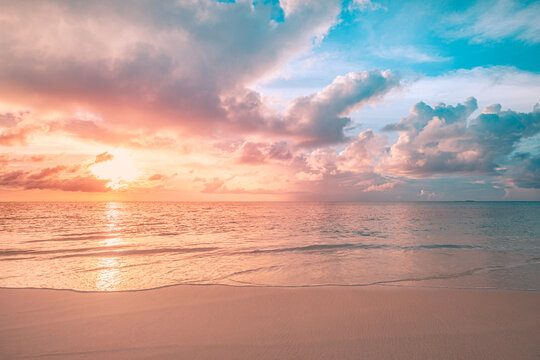
#> input picture reference.jpg, 540 x 360 px
$ python -i app.py   (imports and definitions only)
#> lines starting #> are read from the running program, lines starting #| are printed output that depends on the picture; after the words box and inside, x2 and y2 are one past the last pixel; in counts of white or black regions, pixels touching at a corner belong together
#> further down, picture is the input picture: shape (360, 540, 3); mean B, G, R 151.2, 158.3, 182.3
"""
Color Match Streamlit App
Batch image processing with reference image color matching
"""

import streamlit as st
import cv2
import numpy as np
from pathlib import Path
import json
import time
import shutil

# Configuration
INPUT_DIR = Path("input")
OUTPUT_DIR = Path("output")
REFERENCES_DIR = Path("references")

# [9 lines not run here, left out]


# =============================================================================
# COLOR MATCHING FUNCTIONS (from main.py)
# =============================================================================

# [51 lines left out: functions extract_color_profile, apply_color_profile, not called in this run]


def remove_orange(image, hue_min=5, hue_max=25, blur_size=11, chroma_strength=0.85):
    """
    Remove orange tones by desaturating them in HSV space.
    This reduces orange energy instead of spreading it.
    """
#> called with hue_min = 5, hue_max = 25, blur_size = 11, chroma_strength = 0.85
    hsv = cv2.cvtColor(image, cv2.COLOR_BGR2HSV).astype(np.float32)
    h, s, v = cv2.split(hsv)
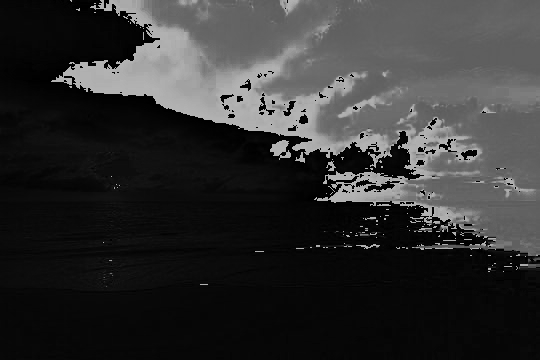
#> h: shape (360, 540) float32; min 0, max 179, mean 50
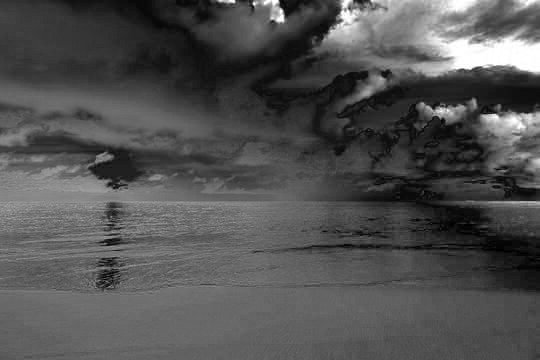
#> s: shape (360, 540) float32; min 0, max 255, mean 81.2
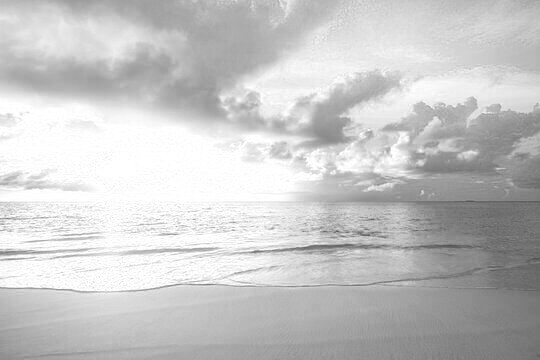
#> v: shape (360, 540) float32; min 81, max 255, mean 198.8

    # Detect orange in HSV (lighting invariant)
    mask_orange = cv2.inRange(h.astype(np.uint8), hue_min, hue_max)
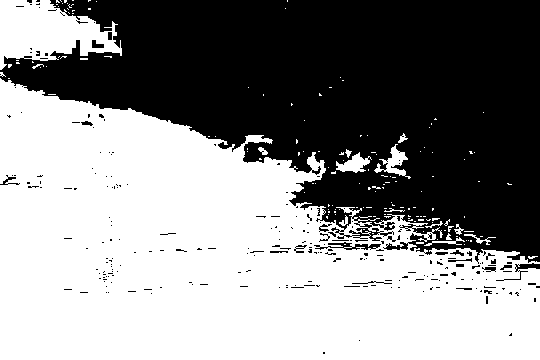
#> mask_orange: shape (360, 540); 54.7% white; 247 black regions (224 under 20 px), largest, box (x1, y1, x2, y2) and area: (0, 0, 540, 264) 85783, (314, 242, 381, 250) 231, (496, 263, 540, 281) 158
    mask_orange = cv2.GaussianBlur(mask_orange, (blur_size, blur_size), 0)
    alpha = mask_orange.astype(np.float32) / 255.0

    # Desaturate orange areas only (reduce saturation)
    s = s * (1 - alpha * chroma_strength)
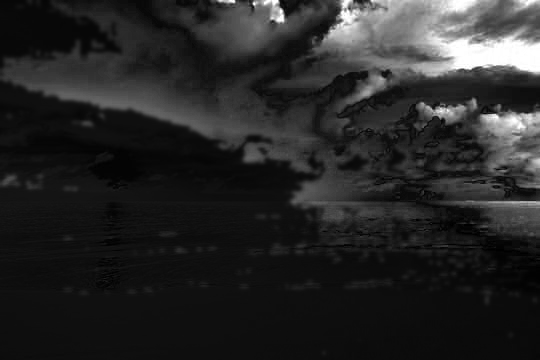
#> s: shape (360, 540) float32; min 0, max 255, mean 38.9

    hsv = cv2.merge((h, np.clip(s, 0, 255), v))
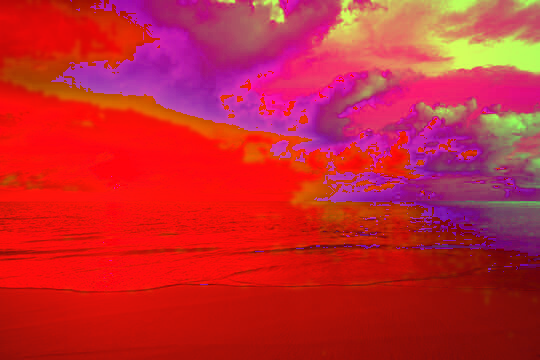
#> hsv: shape (360, 540, 3) float32; mean B, G, R 50, 38.9, 198.8
    result = cv2.cvtColor(hsv.astype(np.uint8), cv2.COLOR_HSV2BGR)
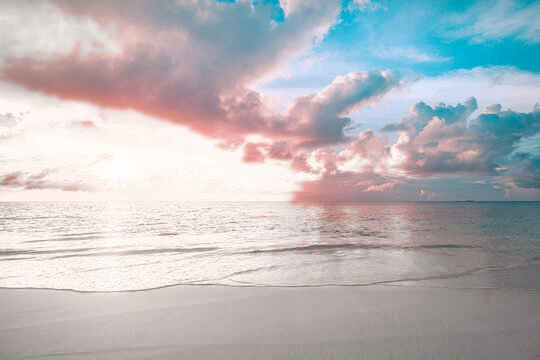
#> result: shape (360, 540, 3); mean B, G, R 186, 182.4, 182.2
    return result


# [420 lines left out: functions process_image, get_all_references, save_reference, load_reference_profile, load_reference_image, delete_reference and 1 more, not called in this run]


# [2 lines not run here, left out]

>>> import cv2
>>> picture = cv2.imread('reference.jpg')
>>> result = remove_orange(picture)
